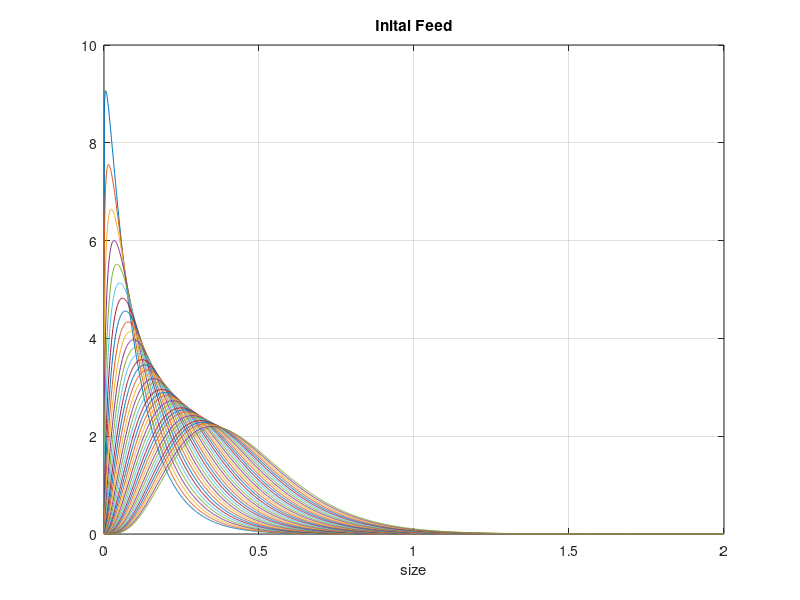

MATLAB code to generate this figure: (Note: this script raises an error after producing the figure.)

s = 0:1:2000;
s= s/1000;

%  n = 40;
%  
%  a = 150;
%  b = 750;
%  
%  h = (b - a)/n;
%  
%  x = a:h:b; % generating mus
%  
%  for i = 1:40
%      mu2(i) = a + h*(i-1);
%      sd2(i) = 30;
%  end

alpha = 1.6614 - 0.7;
beta = 11.0755;



n = 40;
h = 0.1;


 % generating mus 
 for i = 1:n
     mu(i) = alpha + h*i;
     sd(i) = beta;
 end

f = @(x,alpha,beta)  (beta^alpha/gamma(alpha)) * x.^(alpha-1) .* exp(-beta*x);






%f(s(j),mu2(i),sd2(i))
clear Distribution;
for i = 1:n
    for j = 1:length(s)
        Distribution(j,i) = f(s(j),mu(i),sd(i));
    end
end


figure(1);
plot(s,Distribution);
grid on;
title("Inital Feed");
xlabel("size");

temp = 0;
clear Combined2;
for i = 1:length(s);
    temp = 0;
    for j = 1:n
        temp = temp + A1(j,1)*Distribution(i,j);
    end
    Combined2(i) = temp;
end

% pd2 = makedist('Uniform','lower',200,'upper',700); % Uniform distribution with a = -2 and b = 2
% pdf1 = pdf(pd2,s);

%mu = 600;
%sigma = 50;

%pd2 = makedist('normal','mu',mu,'sigma',sigma);
%pdf1 = pdf(pd2,s);


figure(2);
plot(s,Combined2);
grid on;
hold on;
plot(s,linearPieceWiseSilica(s));
title(["Output \alpha = " num2str(lambda)]);
xlabel("Particle size (mm)");
ylabel("Frequency (%/mm)");
xlim([-0.1 1]);
hold off;



F = [31.25653595
24.92075163
75.60702614
76.02941176
83.63235294
130.0947712
142.7663399
91.65767974
260.6119281
117.4232026
];


SieveSize = [0.014
0.041
0.053
0.075
0.106
0.150
0.212
0.298
0.421
0.592];


% figure(3);
% scatter(SieveSize,F,"filled");
% legend;
% grid on;
% hold on;
% scatter(SieveSize,Result(:,k),"filled");
% xlabel("Sieve Sizes");
% ylabel("Mass")
% title(["Rate Constant = " num2str(Const(k))]);
% hold off;

% m1 = 350;
% m2 = 450;
% m3 = 600;
% 
% s1 = 43;
% s2 = 63;
% s3 = 50;
% 
% 
% p1 = makedist('normal','mu',m1,'sigma',s1);
% pdfunct1 = pdf(p1,s);
% p2 = makedist('normal','mu',m2,'sigma',s2);
% pdfunct2 = pdf(p2,s);
% p3 = makedist('normal','mu',m3,'sigma',s3);
% pdfunct3 = pdf(p3,s);
% 
% sumpdfs = 1/3*(pdfunct1 + pdfunct2 + pdfunct3);
% 
% figure(3);
% plot(s,Combined2);
% grid on;
% hold on;
% plot(s,sumpdfs,'r-.','LineWidth',2);
% title(["Output alpha = " num2str(alpha)]);
% xlabel("size");
% hold off;
